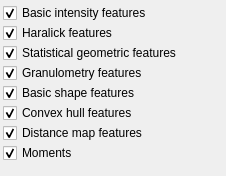
<?xml version="1.0" encoding="UTF-8"?>
<ui version="4.0">
 <class>Form</class>
 <widget class="QWidget" name="Form">
  <property name="geometry">
   <rect>
    <x>0</x>
    <y>0</y>
    <width>226</width>
    <height>176</height>
   </rect>
  </property>
  <property name="windowTitle">
   <string>Form</string>
  </property>
  <layout class="QHBoxLayout" name="horizontalLayout">
   <property name="margin">
    <number>0</number>
   </property>
   <item>
    <widget class="QFrame" name="gbox">
     <layout class="QHBoxLayout" name="horizontalLayout_2">
      <property name="spacing">
       <number>0</number>
      </property>
      <property name="margin">
       <number>0</number>
      </property>
      <item>
       <layout class="QVBoxLayout" name="vbox">
        <property name="spacing">
         <number>-1</number>
        </property>
        <property name="sizeConstraint">
         <enum>QLayout::SetDefaultConstraint</enum>
        </property>
        <property name="margin">
         <number>3</number>
        </property>
        <item>
         <widget class="QCheckBox" name="basicIntensityFeatures">
          <property name="text">
           <string>Basic intensity features</string>
          </property>
          <property name="checked">
           <bool>true</bool>
          </property>
         </widget>
        </item>
        <item>
         <widget class="QCheckBox" name="haralickFeatures">
          <property name="text">
           <string>Haralick features</string>
          </property>
          <property name="checked">
           <bool>true</bool>
          </property>
         </widget>
        </item>
        <item>
         <widget class="QCheckBox" name="statisticalGeometricFeatures">
          <property name="text">
           <string>Statistical geometric features</string>
          </property>
          <property name="checked">
           <bool>true</bool>
          </property>
         </widget>
        </item>
        <item>
         <widget class="QCheckBox" name="granulometryFeatures">
          <property name="text">
           <string>Granulometry features</string>
          </property>
          <property name="checked">
           <bool>true</bool>
          </property>
         </widget>
        </item>
        <item>
         <widget class="QCheckBox" name="basicShapeFeatures">
          <property name="text">
           <string>Basic shape features</string>
          </property>
          <property name="checked">
           <bool>true</bool>
          </property>
         </widget>
        </item>
        <item>
         <widget class="QCheckBox" name="convexHullFeatures">
          <property name="text">
           <string>Convex hull features</string>
          </property>
          <property name="checked">
           <bool>true</bool>
          </property>
         </widget>
        </item>
        <item>
         <widget class="QCheckBox" name="distanceMapFeatures">
          <property name="text">
           <string>Distance map features</string>
          </property>
          <property name="checked">
           <bool>true</bool>
          </property>
         </widget>
        </item>
        <item>
         <widget class="QCheckBox" name="moments">
          <property name="text">
           <string>Moments</string>
          </property>
          <property name="checked">
           <bool>true</bool>
          </property>
         </widget>
        </item>
        <item>
         <spacer name="verticalSpacer">
          <property name="orientation">
           <enum>Qt::Vertical</enum>
          </property>
          <property name="sizeHint" stdset="0">
           <size>
            <width>20</width>
            <height>40</height>
           </size>
          </property>
         </spacer>
        </item>
       </layout>
      </item>
     </layout>
    </widget>
   </item>
  </layout>
 </widget>
 <resources/>
 <connections/>
</ui>
